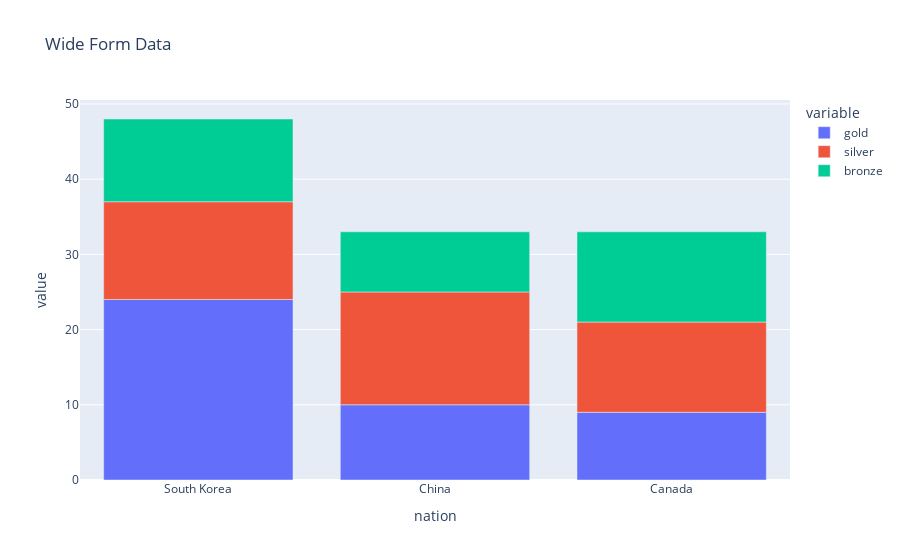

Here is the notebook cell this chart was saved with:
### Code cell
fig = px.bar(wide, x="nation", y=["gold", "silver", "bronze"], title="Wide Form Data")
fig.show()

### Figure 1 — Plotly figure (JSON) as saved in the notebook; plotly's stock layout.template omitted (floating-point values rounded to 4 significant figures)
{"data": [{"hovertemplate": "variable=gold<br>nation=%{x}<br>value=%{y}<extra></extra>", "legendgroup": "gold", "marker": {"color": "#636efa", "pattern": {"shape": ""}}, "name": "gold", "orientation": "v", "showlegend": true, "textposition": "auto", "type": "bar", "x": ["South Korea", "China", "Canada"], "xaxis": "x", "y": [24, 10, 9], "yaxis": "y"}, {"hovertemplate": "variable=silver<br>nation=%{x}<br>value=%{y}<extra></extra>", "legendgroup": "silver", "marker": {"color": "#EF553B", "pattern": {"shape": ""}}, "name": "silver", "orientation": "v", "showlegend": true, "textposition": "auto", "type": "bar", "x": ["South Korea", "China", "Canada"], "xaxis": "x", "y": [13, 15, 12], "yaxis": "y"}, {"hovertemplate": "variable=bronze<br>nation=%{x}<br>value=%{y}<extra></extra>", "legendgroup": "bronze", "marker": {"color": "#00cc96", "pattern": {"shape": ""}}, "name": "bronze", "orientation": "v", "showlegend": true, "textposition": "auto", "type": "bar", "x": ["South Korea", "China", "Canada"], "xaxis": "x", "y": [11, 8, 12], "yaxis": "y"}], "layout": {"barmode": "relative", "legend": {"title": {"text": "variable"}, "tracegroupgap": 0}, "title": {"text": "Wide Form Data"}, "xaxis": {"anchor": "y", "domain": [0, 1], "title": {"text": "nation"}}, "yaxis": {"anchor": "x", "domain": [0, 1], "title": {"text": "value"}}}}
